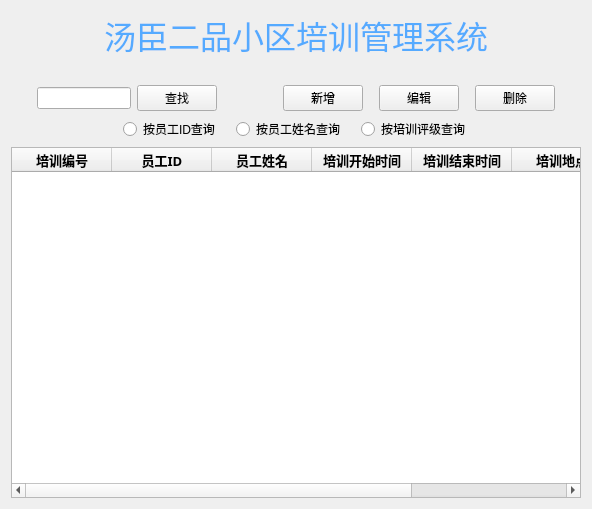
<?xml version="1.0" encoding="UTF-8"?>
<ui version="4.0">
 <class>Training</class>
 <widget class="QWidget" name="Training">
  <property name="geometry">
   <rect>
    <x>0</x>
    <y>0</y>
    <width>592</width>
    <height>509</height>
   </rect>
  </property>
  <property name="windowTitle">
   <string>Form</string>
  </property>
  <layout class="QGridLayout" name="gridLayout">
   <item row="0" column="0">
    <layout class="QVBoxLayout" name="verticalLayout_2">
     <item>
      <widget class="QLabel" name="label">
       <property name="font">
        <font>
         <family>楷体</family>
         <pointsize>24</pointsize>
         <weight>50</weight>
         <bold>false</bold>
        </font>
       </property>
       <property name="styleSheet">
        <string notr="true">color: rgb(85, 170, 255)</string>
       </property>
       <property name="text">
        <string>汤臣二品小区培训管理系统</string>
       </property>
       <property name="alignment">
        <set>Qt::AlignCenter</set>
       </property>
      </widget>
     </item>
     <item>
      <spacer name="verticalSpacer_2">
       <property name="orientation">
        <enum>Qt::Vertical</enum>
       </property>
       <property name="sizeType">
        <enum>QSizePolicy::Fixed</enum>
       </property>
       <property name="sizeHint" stdset="0">
        <size>
         <width>20</width>
         <height>20</height>
        </size>
       </property>
      </spacer>
     </item>
     <item>
      <layout class="QVBoxLayout" name="verticalLayout">
       <item>
        <layout class="QHBoxLayout" name="horizontalLayout">
         <item>
          <spacer name="horizontalSpacer_3">
           <property name="orientation">
            <enum>Qt::Horizontal</enum>
           </property>
           <property name="sizeHint" stdset="0">
            <size>
             <width>40</width>
             <height>20</height>
            </size>
           </property>
          </spacer>
         </item>
         <item>
          <widget class="QLineEdit" name="lineEdit"/>
         </item>
         <item>
          <widget class="QPushButton" name="ButtonSearch">
           <property name="text">
            <string>查找</string>
           </property>
          </widget>
         </item>
         <item>
          <spacer name="horizontalSpacer_4">
           <property name="orientation">
            <enum>Qt::Horizontal</enum>
           </property>
           <property name="sizeType">
            <enum>QSizePolicy::Fixed</enum>
           </property>
           <property name="sizeHint" stdset="0">
            <size>
             <width>60</width>
             <height>20</height>
            </size>
           </property>
          </spacer>
         </item>
         <item>
          <widget class="QPushButton" name="ButtonNew">
           <property name="text">
            <string>新增</string>
           </property>
          </widget>
         </item>
         <item>
          <spacer name="horizontalSpacer">
           <property name="orientation">
            <enum>Qt::Horizontal</enum>
           </property>
           <property name="sizeType">
            <enum>QSizePolicy::Fixed</enum>
           </property>
           <property name="sizeHint" stdset="0">
            <size>
             <width>10</width>
             <height>20</height>
            </size>
           </property>
          </spacer>
         </item>
         <item>
          <widget class="QPushButton" name="ButtonEdit">
           <property name="text">
            <string>编辑</string>
           </property>
          </widget>
         </item>
         <item>
          <spacer name="horizontalSpacer_2">
           <property name="orientation">
            <enum>Qt::Horizontal</enum>
           </property>
           <property name="sizeType">
            <enum>QSizePolicy::Fixed</enum>
           </property>
           <property name="sizeHint" stdset="0">
            <size>
             <width>10</width>
             <height>20</height>
            </size>
           </property>
          </spacer>
         </item>
         <item>
          <widget class="QPushButton" name="ButtonDelete">
           <property name="text">
            <string>删除</string>
           </property>
          </widget>
         </item>
         <item>
          <spacer name="horizontalSpacer_9">
           <property name="orientation">
            <enum>Qt::Horizontal</enum>
           </property>
           <property name="sizeHint" stdset="0">
            <size>
             <width>40</width>
             <height>20</height>
            </size>
           </property>
          </spacer>
         </item>
        </layout>
       </item>
       <item>
        <layout class="QHBoxLayout" name="horizontalLayout_2">
         <item>
          <spacer name="horizontalSpacer_7">
           <property name="orientation">
            <enum>Qt::Horizontal</enum>
           </property>
           <property name="sizeHint" stdset="0">
            <size>
             <width>40</width>
             <height>20</height>
            </size>
           </property>
          </spacer>
         </item>
         <item>
          <widget class="QRadioButton" name="radioid">
           <property name="text">
            <string>按员工ID查询</string>
           </property>
          </widget>
         </item>
         <item>
          <spacer name="horizontalSpacer_5">
           <property name="orientation">
            <enum>Qt::Horizontal</enum>
           </property>
           <property name="sizeType">
            <enum>QSizePolicy::Fixed</enum>
           </property>
           <property name="sizeHint" stdset="0">
            <size>
             <width>10</width>
             <height>20</height>
            </size>
           </property>
          </spacer>
         </item>
         <item>
          <widget class="QRadioButton" name="radioname">
           <property name="text">
            <string>按员工姓名查询</string>
           </property>
          </widget>
         </item>
         <item>
          <spacer name="horizontalSpacer_6">
           <property name="orientation">
            <enum>Qt::Horizontal</enum>
           </property>
           <property name="sizeType">
            <enum>QSizePolicy::Fixed</enum>
           </property>
           <property name="sizeHint" stdset="0">
            <size>
             <width>10</width>
             <height>20</height>
            </size>
           </property>
          </spacer>
         </item>
         <item>
          <widget class="QRadioButton" name="radioevalution">
           <property name="text">
            <string>按培训评级查询</string>
           </property>
          </widget>
         </item>
         <item>
          <spacer name="horizontalSpacer_8">
           <property name="orientation">
            <enum>Qt::Horizontal</enum>
           </property>
           <property name="sizeHint" stdset="0">
            <size>
             <width>40</width>
             <height>20</height>
            </size>
           </property>
          </spacer>
         </item>
        </layout>
       </item>
      </layout>
     </item>
    </layout>
   </item>
   <item row="1" column="0">
    <widget class="QTableWidget" name="tableWidget">
     <property name="font">
      <font>
       <family>黑体</family>
       <pointsize>10</pointsize>
       <weight>50</weight>
       <italic>false</italic>
       <bold>false</bold>
      </font>
     </property>
     <property name="styleSheet">
      <string notr="true">font: 10pt &quot;黑体&quot;;</string>
     </property>
     <column>
      <property name="text">
       <string>培训编号</string>
      </property>
      <property name="font">
       <font>
        <family>黑体</family>
        <pointsize>10</pointsize>
        <weight>75</weight>
        <bold>true</bold>
       </font>
      </property>
      <property name="textAlignment">
       <set>AlignCenter</set>
      </property>
     </column>
     <column>
      <property name="text">
       <string>员工ID</string>
      </property>
      <property name="font">
       <font>
        <family>黑体</family>
        <pointsize>10</pointsize>
        <weight>75</weight>
        <bold>true</bold>
       </font>
      </property>
      <property name="textAlignment">
       <set>AlignCenter</set>
      </property>
     </column>
     <column>
      <property name="text">
       <string>员工姓名</string>
      </property>
      <property name="font">
       <font>
        <family>黑体</family>
        <pointsize>10</pointsize>
        <weight>75</weight>
        <bold>true</bold>
       </font>
      </property>
      <property name="textAlignment">
       <set>AlignCenter</set>
      </property>
     </column>
     <column>
      <property name="text">
       <string>培训开始时间</string>
      </property>
      <property name="font">
       <font>
        <family>黑体</family>
        <pointsize>10</pointsize>
        <weight>75</weight>
        <bold>true</bold>
       </font>
      </property>
      <property name="textAlignment">
       <set>AlignCenter</set>
      </property>
     </column>
     <column>
      <property name="text">
       <string>培训结束时间</string>
      </property>
      <property name="font">
       <font>
        <family>黑体</family>
        <pointsize>10</pointsize>
        <weight>75</weight>
        <bold>true</bold>
       </font>
      </property>
      <property name="textAlignment">
       <set>AlignCenter</set>
      </property>
     </column>
     <column>
      <property name="text">
       <string>培训地点</string>
      </property>
      <property name="font">
       <font>
        <family>黑体</family>
        <pointsize>10</pointsize>
        <weight>75</weight>
        <bold>true</bold>
       </font>
      </property>
      <property name="textAlignment">
       <set>AlignCenter</set>
      </property>
     </column>
     <column>
      <property name="text">
       <string>培训评级</string>
      </property>
      <property name="font">
       <font>
        <family>黑体</family>
        <pointsize>10</pointsize>
        <weight>75</weight>
        <bold>true</bold>
       </font>
      </property>
      <property name="textAlignment">
       <set>AlignCenter</set>
      </property>
     </column>
    </widget>
   </item>
  </layout>
 </widget>
 <resources/>
 <connections/>
</ui>
